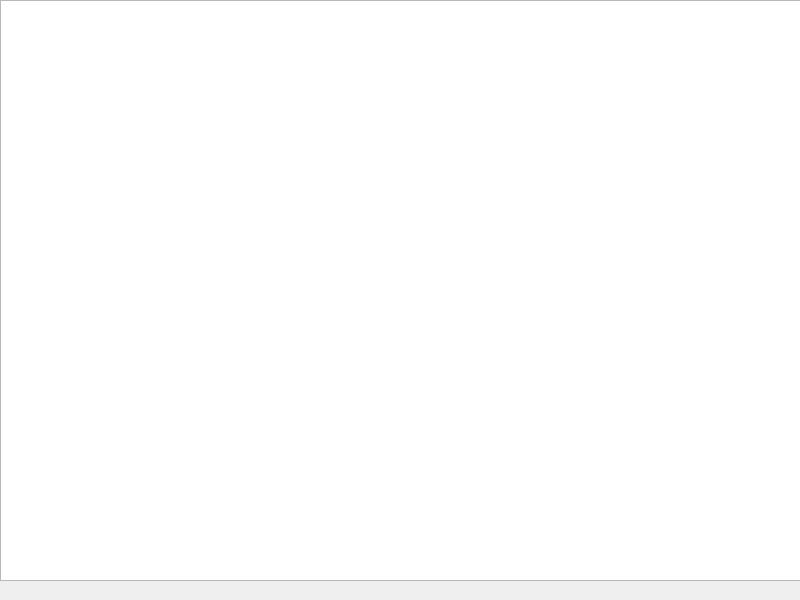
<?xml version="1.0" encoding="UTF-8"?>
<ui version="4.0">
 <class>MainWindow</class>
 <widget class="QMainWindow" name="MainWindow">
  <property name="geometry">
   <rect>
    <x>0</x>
    <y>0</y>
    <width>800</width>
    <height>600</height>
   </rect>
  </property>
  <property name="windowTitle">
   <string>MainWindow</string>
  </property>
  <widget class="QWidget" name="centralwidget">
   <widget class="QWidget" name="verticalLayoutWidget">
    <property name="geometry">
     <rect>
      <x>0</x>
      <y>0</y>
      <width>801</width>
      <height>581</height>
     </rect>
    </property>
    <layout class="QVBoxLayout" name="verticalLayout">
     <item>
      <widget class="QTableView" name="tableView"/>
     </item>
     <item>
      <layout class="QHBoxLayout" name="horizontalLayout"/>
     </item>
    </layout>
   </widget>
  </widget>
  <widget class="QMenuBar" name="menuBar">
   <property name="geometry">
    <rect>
     <x>0</x>
     <y>0</y>
     <width>800</width>
     <height>22</height>
    </rect>
   </property>
  </widget>
  <action name="action_3">
   <property name="text">
    <string>фывафываф</string>
   </property>
  </action>
 </widget>
 <resources/>
 <connections/>
</ui>
